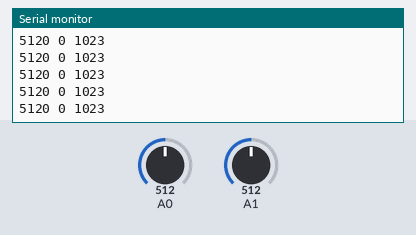
Simulated run of this sketch. Board: Arduino Uno, built with avr-gcc and run on an emulated ATmega328P. Shown: the last lines printed to the serial monitor. The inputs (shaded band) are chosen by the test bench; at power-on: A1 = 512, A0 = 512.

Above: at 1.2 s.
1.3 s: A1 set to 716
At 2.2 s:
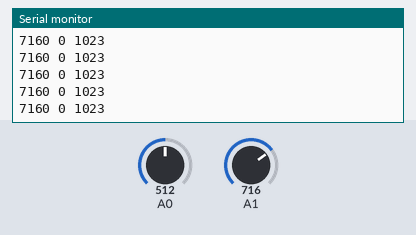
4.3 s: A1 set to 900
At 5.3 s:
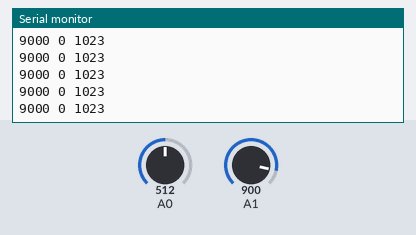
Timing chart, 0 to 7.3 s (numbered marks = the images above; inputs shaded):
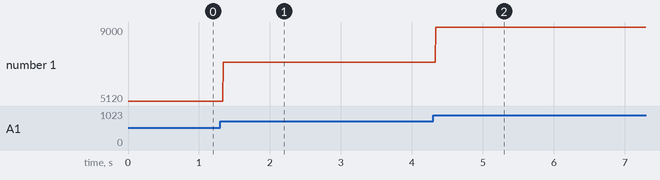

Measured:
- after the input at 1.3 s, the serial monitor: prints a new line at once (image 1)
- after the input at 4.3 s, the serial monitor: prints a new line at once (image 2)
- plotted number 1: 5120 → 7160 after the input at 1.3 s, 7160 → 9000 after the input at 4.3 s

The sketch:

sketch_may23c.ino
```cpp
int led = 0;
int led2 = 0;

void setup() {
 Serial.begin(19200);
 pinMode(A0, INPUT);
 pinMode(A1, INPUT);
}
void loop() {
 int value;
 value = analogRead(A0);
 value = analogRead(A1);
 Serial.print(value);
 Serial.print(led);
 Serial.println(" 0 1023 ");
}
```
